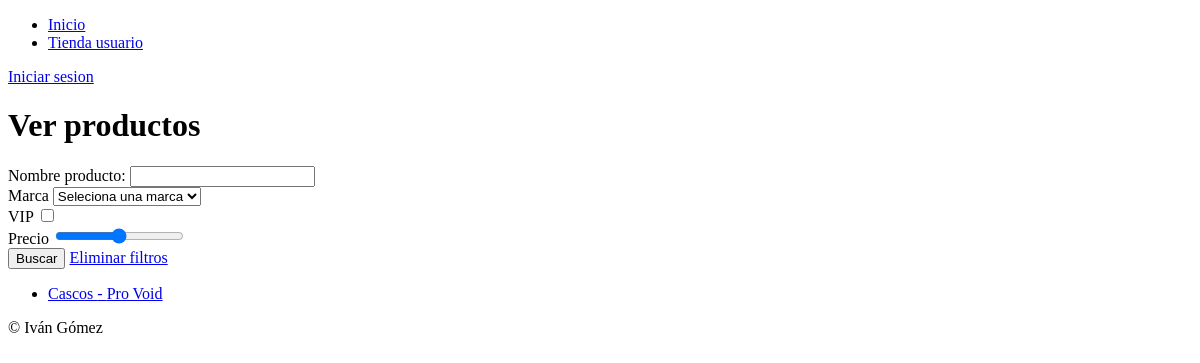
Page /tienda/compra/ on the earlier database version.
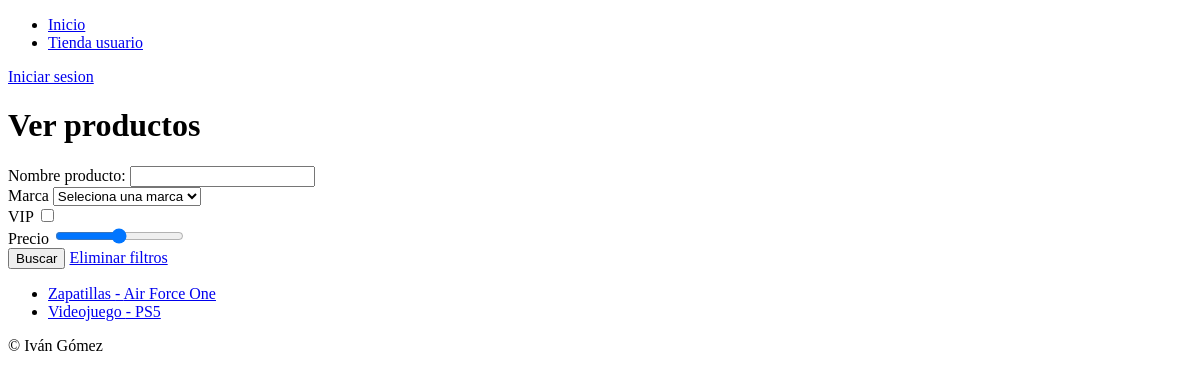
Same page on the later database version.
### core/models.py (models this page shows, shortened)
class Producto(models.Model):
    nombre = models.CharField(max_length=50)
    modelo = models.CharField(max_length=75)
    unidades = models.IntegerField()
    precio = models.DecimalField(decimal_places=2, max_digits=4)
    vip = models.BooleanField(default=False)
    usuario = models.ManyToManyField(UsuarioTienda, through='Compra')
    marca = models.ForeignKey(Marca, on_delete=models.SET_NULL, null=True, blank=True, related_name='productos')

### core/views.py (the view)
# urls.py: path('tienda/compra/', ver_productos_tienda.as_view(), name='ver_producto_tienda'),
class ver_productos_tienda(ListView):
    model = Producto
    context_object_name = 'productos'
    template_name = 'core/ver_productos_tienda.html'
    def get_context_data(self, **kwargs):
        context = super().get_context_data(**kwargs)
        context['brands'] = Marca.objects.all()
        return context
    def get_queryset(self):
       queryset = super().get_queryset()
       if self.request.GET.get('name-product'):
           queryset = queryset.filter(nombre__icontains=self.request.GET.get('name-product'))
       elif self.request.GET.get('brand'):
           marca = self.request.GET.get('brand')
           id_marca = Marca.objects.filter(nombre=marca).values()[0]['id']
           print(id_marca)
           queryset = queryset.filter(marca=id_marca)
       elif self.request.GET.get('vip'):
           queryset = queryset.filter(vip=True)
       elif self.request.GET.get('price'):
           queryset = queryset.filter(precio=self.request.GET.get('price'))
       return queryset

### core/models.py (called while the page is built)
    def __str__(self):
        return f'{self.nombre}'

### core/templates/core/ver_productos_tienda.html (shortened to what this page needs)
{% extends 'core/base.html' %}
{% block tittle_section %}Ver productos{% endblock %}
{% block content %}
<form action="" method="get">
    <div>
        <label for="name-product">Nombre producto:</label>
        <input name="name-product" type="text">
    </div>
    <div>
        <label for="brand">Marca</label>
        <select name="brand" id="brand">
            <option value="">Seleciona una marca</option>
        </select>
    </div>
    <div>
        <label for="vip">VIP</label>
        <input name="vip" type="checkbox">
    </div>
    <div>
        <label for="price">Precio</label>
        <input type="range" min="0" max="9999" step="100" name="price" id="price">
    </div>
    <button type="submit">Buscar</button>
    <a href="{% url 'ver_producto_tienda' %}">Eliminar filtros</a>
</form>
<ul>
{% for producto in productos %}
    <li><a href="{% url 'checkout' producto.pk %}">{{producto.nombre}} - {{producto.modelo}}</a></li>
{% endfor %}
</ul>
{% endblock %}

### core/templates/core/base.html (shortened to what this page needs)
<!DOCTYPE html>
<html lang="es">
<head>
</head>
<body>
    <nav>
        <ul>
            <li><a href="{% url 'ver_producto' %}">Inicio</a></li>
            <li><a href="{% url 'ver_producto_tienda' %}">Tienda usuario</a></li>
        </ul>
        {% if user.is_authenticated %}
        <p>Bienvenido {{user.username}}!</p>
          <form action="{% url 'logout' %}" method="post">
  {% csrf_token %}
  <button type="submit" class="">Cerrar Sesión</button>
</form>
        {% else %}
        <a href="{% url 'login' %}">Iniciar sesion</a>
        {% endif %}
    </nav>
    <h1>{% block tittle_section %}{% endblock %}</h1>
    {% block content %}{% endblock %}
    <footer>&copy; Iván Gómez</footer>
</body>
</html>

Differences in the rows shown:
removed Producto: nombre "Cascos", modelo "Pro Void"
added Producto: nombre "Zapatillas", modelo "Air Force One"
added Producto: nombre "Videojuego", modelo "PS5"
